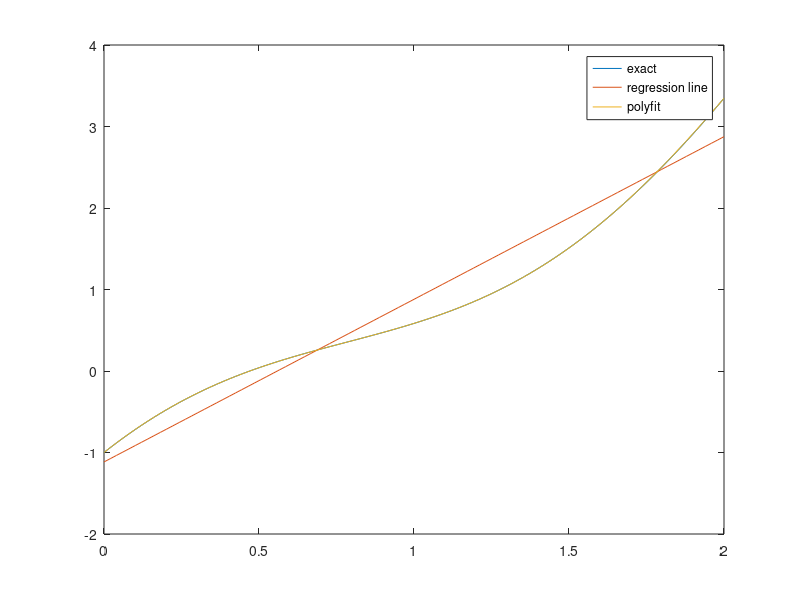

Source code (MATLAB): (Note: this script raises an error after producing the figure.)
% CORTI FILIPPO 77044A
addpath('..\labs\lib')

%% 1)
clc; clear; format short e;

f = @(x) cos(2*x) + 3*x - 2;
a = 0;
b = 2;

% 1:
alpha = fzero(f, [a b])

% 2:
z = linspace(a, b, 6);
r = polyfit(z, f(z), 1);

ralpha = polyval(r, alpha)
S = sum((f(z) - polyval(r, z)).^2)

% 3:
p = polyfit(z, f(z), 5);
palpha = polyval(p, alpha)

x = linspace(a, b, 100);
err = max(abs(f(x) - polyval(p, x)))

% 
plot(x, f(x), x, polyval(r, x), x, polyval(p, x))
legend('exact', 'regression line', 'polyfit')

%% 2)
clc; clear; format short e;

f = @(t, y) 2*y*(t - 5);
t0 = 0;
tmax = 1;
y0 = 1;

y = @(t) exp(t.^2 - 10*t);

% 1:
h = 0.001;
T = t0:h:tmax;
[T, Y] = eulero(f, T, y0);
YN = Y(end)

% 2:
norm(y(T) - Y, inf)

% 3:
I = integral(y, 0, 1)
IT = trapz(T, Y)
err = abs(IT - I)
